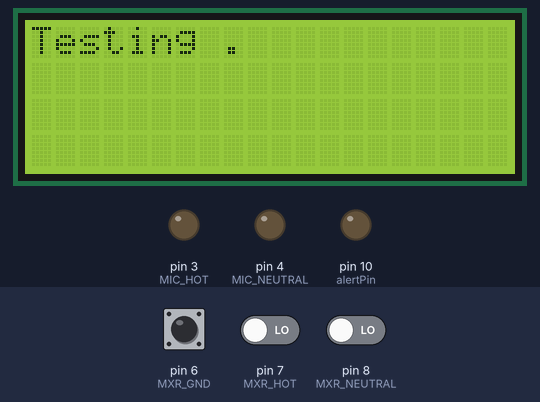
The sketch below on a simulated Arduino Uno, built with avr-gcc and run on an emulated ATmega328P. Shown: 20×4 character LCD, output pins drawn as LEDs (lit = HIGH). The test bench sets the inputs (shaded band); at power-on: pin 6 (MXR_GND) LOW, pin 7 (MXR_HOT) LOW, pin 8 (MXR_NEUTRAL) LOW.

Above: at 5.2 s.
5.3 s: pin 6 (MXR_GND) pulled LOW for 0.15 s
At 24.8 s:
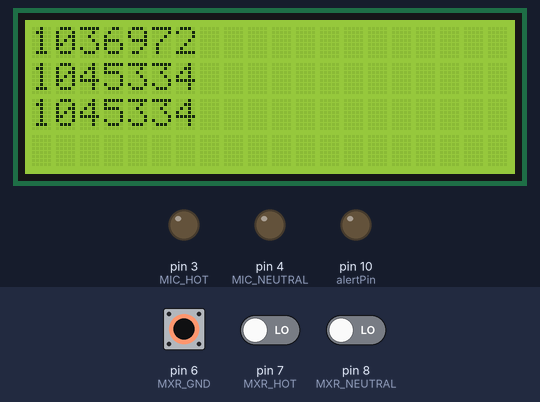
At 29.6 s:
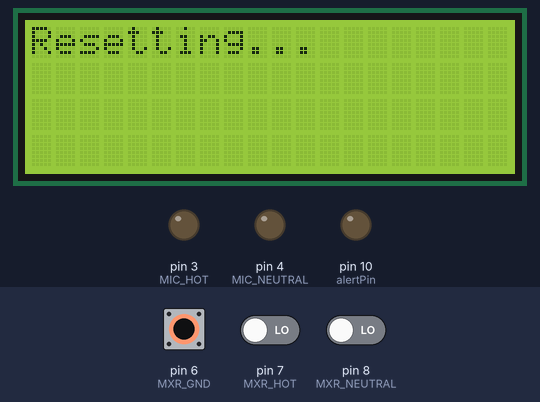
32.6 s: pin 6 (MXR_GND) pulled LOW for 3.2 s
At 56.0 s:
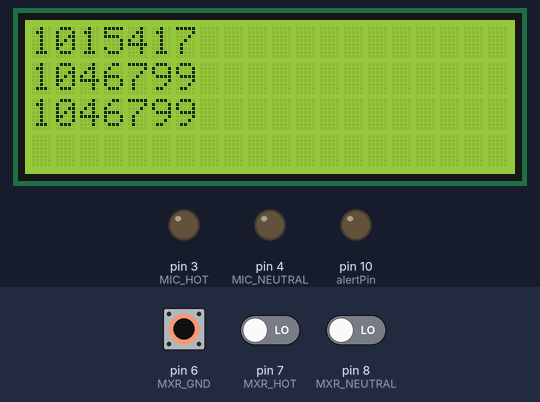
Timing chart, 0 to 57.5 s (numbered marks = the images above; inputs shaded):
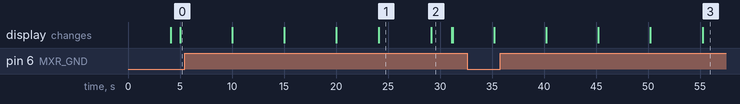

Measured:
- what the display in image 1 shows lasts 5.0 s, from 24.1 s to 29.1 s
- what the display in image 2 shows lasts 2.0 s, from 29.1 s to 31.1 s

The sketch:

CableTest20210603_V1.1.ino
```cpp
/*
 * Cable tester for XLR
 * Al Evangelista 2/2/20 - based on logic from 2019 cable tester
 */

/*
 * TODO:
 * Add one touch on/automatic off functionality via FET
 * Add bt interface with MIT App Inventor
 * single button interface
 *  Push - ON and display welcome message
 *  Push - explanation (run continuously until next cycle (within timout parameter)
 *  Push - perform open circuit test
 *  Push - perform short circuit test
 *  Push - display results
 *  Push - off
 *
 *  Note:  if continuity test is good for all 3 conductors do not distinguish between mic end and mixer end short test
 *  or state that short exists between pins X and Y on EITHER the mic or mixer end, else state which end (Mic or Mixer) on which the
 *  short is found
 *
 *  test for cross-wiring (e.g. pin 1 wired to either pin 2 or 3)
 *
 *  detect cases where intermittent connection exists (some pass and some fail for a given conductor)
 *
 *  add shield test (if shield is not connected to correct terminal then other terminals will have noise during analog read)
 *  if continuity test fails attempt to locate which end the break is located based on antenna effect using analog read
 *
 *  test for high resisistance (over 10 ohms for example) during continuity test?
 *
 *  create explanation of tests and display them (or display via serial port / bluetooth?)  "for more information connect via BT..."
 *
 *
 *  or...  have a testing phase followed by a display results phase.
 *  during test phast test BOTH connectors for shorts as well as continuity for each of 3 pins
*/

// digital pins assigned to XLR connectors
// connectors are uniquely identified as either microphone side (MIC) or mixer side (MXR)
#define MIC_GND       2     // green
#define MIC_HOT       3     // red
#define MIC_NEUTRAL   4     // white
#define MIC_SHELL     5     // black
#define MXR_GND       6     // green
#define MXR_HOT       7     // red
#define MXR_NEUTRAL   8     // white
#define MXR_SHELL     9     // black


#include "Arduino.h"


// setup LCD display
#include <LiquidCrystal_I2C.h>
#define LCD_ADDRESS1 0x3F       // 2x16 display
#define LCD_ADDRESS2 0x27       // 4x20 display
LiquidCrystal_I2C  lcd(LCD_ADDRESS2,2,1,0,4,5,6,7);

#define TEST_MODE

// non test mode parameters


#define PIEZO_CLICK             0           // make click as audio feedback for key press
#define PIEZO_ERROR             1           // make click as audio feedback for key press
#define PIEZO_TICK              2

const int alertPin = 10;       // sonalert for audible 'click' when button is pressed and other optional uses
const int iVersion = 2;
long liTestStartTime;


long lGndErrorCount = 0;
long lHotErrorCount = 0;
long lNeutralErrorCount = 0;

void setup() {
  int i;
  Serial.begin(9600);

// don't need these here - move to test function so they may be dynamically assigned
  pinMode(MIC_GND, INPUT);
  pinMode(MIC_HOT, INPUT);
  pinMode(MIC_NEUTRAL, INPUT);
  pinMode(MIC_SHELL, INPUT);
  pinMode(MXR_GND, INPUT);
  pinMode(MXR_HOT, INPUT);
  pinMode(MXR_NEUTRAL, INPUT);
  pinMode(MXR_SHELL, INPUT);

  // LCD display setup
  //lcd.off();
  lcd.begin (20,4);
  lcd.setBacklightPin(3,POSITIVE);
  lcd.setBacklight(HIGH);
  // end LCD setup


  // pinmode for sonalert pin
  pinMode(alertPin, OUTPUT);


  // TESTING...
  DisplayWelcomeMsg();
  delay(4000);


  liTestStartTime = millis();                 // get starting time
}

void loop() {
  int iTestResult = 0;
  iTestResult = ConductTest(millis());


  lcd.clear();
  lcd.home ();

  // Display Row 1
  lcd.print(lGndErrorCount);

  // Display Row 2
  lcd.setCursor (0,1);
  lcd.print(lHotErrorCount);

  // Display Row 3
  lcd.setCursor (0,2);
  lcd.print(lNeutralErrorCount);

  delay(5000);

  swReset();


  /**************
  DisplayContinuityResult();
  delay(4000);
  DisplayCrossConnectResult(3,2,1);
  delay(4000);
  DisplayIntermittenceResult(0,0,1);
  delay(4000);
  DisplayShortResultMic();
  delay(4000);
  DisplayShortResultMxr();
  delay(4000);
  DisplayCapacitanceResult(167);
  delay(4000);
  DisplaySummary(iTestResult);
  delay(4000);
  *****************/


}


/*
 * Conduct Test
 * Returns 8 bit integer signifying test results:
 * bit position     condition                             value
 * 0                pin 1 continuity failure              1
 * 1                pin 2 continuity failure              2
 * 2                pin 3 continuity failure              4
 * 3                Connector A pin 1 to pin 2 short      8
 * 4                Connector A pin 2 to pin 3 short      16
 * 5                Connector A pin 3 to pin 1 short      32
 * 6                Connector B pin 1 to pin 2 short      64
 * 7                Connector B pin 2 to pin 3 short      128
 * 8                Connector B pin 3 to pin 1 short      256
 */

int ConductTest(unsigned long ulStartTime)
{
  int iRetnValue = 0;
  unsigned long lPreviousDot = 0;


  lcd.clear();
  lcd.home ();

  // Display Row 1
  lcd.print(F("Testing "));

  // test continuity on all three pins

  // setup the test, establish pin modes and write a LOW for each pin
  pinMode(MIC_GND, OUTPUT);
  pinMode(MXR_GND, INPUT_PULLUP);
  digitalWrite(MIC_GND, LOW);

  pinMode(MIC_HOT, OUTPUT);
  pinMode(MXR_HOT, INPUT_PULLUP);
  digitalWrite(MIC_HOT, LOW);

  pinMode(MIC_NEUTRAL, OUTPUT);
  pinMode(MXR_NEUTRAL, INPUT_PULLUP);
  digitalWrite(MIC_NEUTRAL, LOW);

  // monitor cable for specified time while user manipulates the cable and connectors attempting to reveal
  // an intermittent connection
  while (millis() < ulStartTime + 20000)
  {
    if(millis() >lPreviousDot + 5000)
    {
       lcd.print(F("."));
       lPreviousDot = millis();
    }


    if (digitalRead(MXR_GND) != LOW) lGndErrorCount ++;
    if (digitalRead(MXR_HOT) != LOW) lHotErrorCount ++;
    if (digitalRead(MXR_NEUTRAL) != LOW) lNeutralErrorCount ++;
  }

   return(iRetnValue);
}

/*
 * creates audible click when button is pushed
 * may be used for other signaling
 */
void PiezoControl(int iMode)
{
  switch(iMode)
  {
    case PIEZO_CLICK:                       // brief click sound for positive feedback of keypress
      digitalWrite(alertPin, HIGH);
      delay(2);
      digitalWrite(alertPin, LOW);
      break;

      case PIEZO_TICK:
      digitalWrite(alertPin, HIGH);
      delay(6);
      digitalWrite(alertPin, LOW);
      break;

    case PIEZO_ERROR:                      // signify an error has been detected
      digitalWrite(alertPin, HIGH);
      delay(200);
      digitalWrite(alertPin, LOW);
      delay(50);
      digitalWrite(alertPin, HIGH);
      delay(200);
      digitalWrite(alertPin, LOW);
      delay(50);
      digitalWrite(alertPin, HIGH);
      delay(200);
      digitalWrite(alertPin, LOW);
      break;

    default:
      break;
  }
}


/*********************************************************************
 * display welcome message
 *
 *********************************************************************/
void DisplayWelcomeMsg(void)
{
    //  Row 1
    lcd.setCursor (0,0);
    lcd.print(F("Cable Tester V. "));
    lcd.print(iVersion);
    PiezoControl(PIEZO_CLICK);
}


/*
 * Display Results for open circuit test
 */
void DisplayContinuityResult(void) // Restarts program from beginning but does not reset the peripherals and registers
{
  //lcd.off();
  lcd.clear();
  lcd.home ();

  // Display Row 1
  lcd.print(F("Continuity Test"));

  // Display Row 2
  lcd.setCursor (0,1);
  lcd.print(F("  Pin 1"));
  lcd.setCursor (12,1);
  lcd.print(F("Pass"));

  // Display Row 3
  lcd.setCursor (0,2);
  lcd.print(F("  Pin 2"));
  lcd.setCursor (12,2);
  lcd.print(F("FAIL"));

  // Display Row 4
  lcd.setCursor (0,3);
  lcd.print(F("  Pin 3"));
  lcd.setCursor (12,3);
  lcd.print(F("Pass"));

  //lcd.on();

  //PiezoControl(PIEZO_ERROR);
}


/*
 * Display Results for cross connection test
 */
void DisplayCrossConnectResult(int iResult1, int iResult2, int iResult3)
{
  //lcd.off();
  lcd.clear();
  lcd.home ();

  // Display Row 1
  lcd.print(F("Cross-connect Test"));

  // Display Row 2
  lcd.setCursor (0,1);
  lcd.print(F(" MIC1 -> MXR"));
  lcd.setCursor (12,1);
  lcd.print(iResult1);
  if(iResult1 == 1){
     lcd.print(F(" Pass"));
  }
  else{
     lcd.print(F(" FAIL"));
  }


  // Display Row 3
  lcd.setCursor (0,2);
  lcd.print(F(" MIC2 -> MXR"));
  lcd.setCursor (12,2);
  lcd.print(iResult2);
  if(iResult2 == 2){
     lcd.print(F(" Pass"));
  }
  else{
     lcd.print(F(" FAIL"));
  }

  // Display Row 4
  lcd.setCursor (0,3);
  lcd.print(F(" MIC3 -> MXR"));
  lcd.setCursor (12,3);
  lcd.print(iResult3);
  if(iResult3 == 3){
     lcd.print(F(" Pass"));
  }
  else{
     lcd.print(F(" FAIL"));
  }

  //lcd.on();

}

/*
 * Display Results for intermittent connection test
 */
void DisplayIntermittenceResult(int iResult1, int iResult2, int iResult3)
{
  //lcd.off();
  lcd.clear();
  lcd.home ();

  // Display Row 1
  lcd.print(F("Intermittence Test"));

  // Display Row 2
  lcd.setCursor (0,1);
  lcd.print(F(" Pin 1: "));
  lcd.setCursor (12,1);
  if(iResult1 == 0){
     lcd.print(F(" Pass"));
  }
  else{
     lcd.print(F(" FAIL"));
  }


  // Display Row 3
  lcd.setCursor (0,2);
  lcd.print(F(" Pin 2: "));
  lcd.setCursor (12,2);
  if(iResult2 == 0){
     lcd.print(F(" Pass"));
  }
  else{
     lcd.print(F(" FAIL"));
  }

  // Display Row 4
  lcd.setCursor (0,3);
  lcd.print(F(" Pin 3: "));
  lcd.setCursor (12,3);
  if(iResult3 == 0){
     lcd.print(F(" Pass"));
  }
  else{
     lcd.print(F(" FAIL"));
  }

  //lcd.on();

}


/*
 * Display Results for short circuit test
 */
void DisplayShortResultMic(void)
{
  //lcd.off();
  lcd.clear();
  lcd.home ();

  // Display Row 1
  lcd.print(F("Mic end short test"));

  // Display Row 2
  lcd.setCursor (0,1);
  lcd.print(F(" Pins 1 to 2:"));
  lcd.setCursor (14,1);
  lcd.print(F("FAIL"));

  // Display Row 3
  lcd.setCursor (0,2);
  lcd.print(F(" Pins 2 to 3:"));
  lcd.setCursor (14,2);
  lcd.print(F("Pass"));

  // Display Row 4
  lcd.setCursor (0,3);
  lcd.print(F(" Pins 3 to 4:"));
  lcd.setCursor (14,3);
  lcd.print(F("Pass"));

  //lcd.on();

}


/*
 * Display Results for short circuit test
 */
void DisplayCapacitanceResult(int iResult)
{
  //lcd.off();
  lcd.clear();
  lcd.home ();

  // Display Row 1
  lcd.print(F("Capacitance Test"));

  // Display Row 2
  lcd.setCursor (0,1);
  lcd.print(F(" Values < 200pf best"));
  lcd.setCursor (14,1);


  // Display Row 3
  lcd.setCursor (0,2);
  lcd.print(F("Test Value: "));
  lcd.setCursor (14,2);
  lcd.print(iResult);
  lcd.print(F("pf"));

  // Display Row 4
  lcd.setCursor (0,3);
  lcd.print(F(""));
  lcd.setCursor (14,3);
  lcd.print(F(""));

  //lcd.on();

}


void DisplayShortResultMxr(void)
{
  //lcd.off();
  lcd.clear();
  lcd.home ();

  // Display Row 1
  lcd.print(F("Mixer end short test"));

  // Display Row 2
  lcd.setCursor (0,1);
  lcd.print(F(" Pins 1 to 2:"));
  lcd.setCursor (14,1);
  lcd.print(F("Pass"));

  // Display Row 3
  lcd.setCursor (0,2);
  lcd.print(F(" Pins 2 to 3:"));
  lcd.setCursor (14,2);
  lcd.print(F("Pass"));

  // Display Row 4
  lcd.setCursor (0,3);
  lcd.print(F(" Pins 3 to 4:"));
  lcd.setCursor (14,3);
  lcd.print(F("FAIL"));

  //lcd.on();

}

void DisplaySummary(int iErrorCode)
{
  //lcd.off();
  lcd.clear();
  lcd.home ();

  // Display Row 1
  lcd.print(F("Summary"));

switch(iErrorCode)
{
  case 0:
    // Display Row 2
    lcd.setCursor (0,1);
    lcd.print(F("Cable is OK"));
    break;

  case 1:
    // Display Row 2
    lcd.setCursor (0,1);
    lcd.print(F("Cable needs service"));
    lcd.setCursor (0,2);
    lcd.print(F("Continuity error"));
    break;

  case 2:
    // Display Row 2
    lcd.setCursor (0,1);
    lcd.print(F("Cable needs service"));
    lcd.setCursor (0,2);
    lcd.print(F("Continuity error"));
    break;

  case 9:
    // Display Row 2
    lcd.setCursor (0,1);
    lcd.print(F("Cable needs service"));
    lcd.setCursor (0,2);
    lcd.print(F("Error 9 encountered"));
    lcd.setCursor (0,3);
    lcd.print(F("Error code:"));
    lcd.setCursor (12,3);
    lcd.print(iErrorCode);
    break;

  default:
    // Display Row 2
    lcd.setCursor (0,1);
    lcd.print(F("others here..."));
    break;
  }
  //lcd.on();

}


void swReset(void) // Restarts program from beginning but does not reset the peripherals and registers
{
  lcd.off();
  lcd.clear();
  lcd.home ();
  lcd.print(F("Resetting...        "));
  lcd.on();
  delay(2000); // or wait for button press to reset
  lcd.clear();
  asm volatile ("  jmp 0");         // boom boom... out go the lights
}
```
